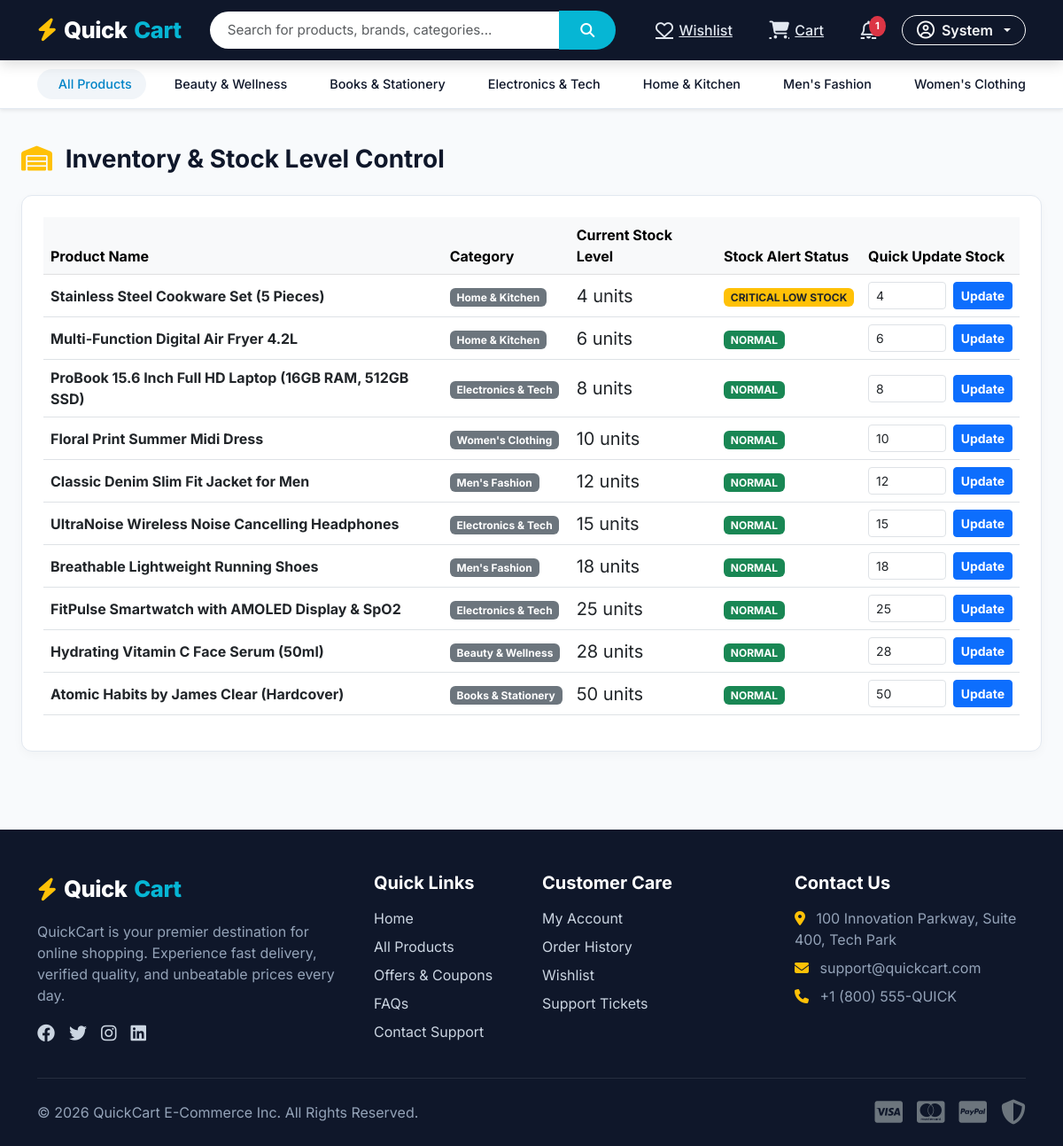
The page /dashboard/inventory/ (signed in) on the database its author committed.
### products/models.py (models this page shows, shortened)
class Category(models.Model):
    name = models.CharField(max_length=100, unique=True)
    slug = models.SlugField(max_length=120, unique=True, blank=True)
    description = models.TextField(blank=True)
    image = models.ImageField(upload_to='categories/', blank=True, null=True)
    created_at = models.DateTimeField(auto_now_add=True)
    class Meta:
        verbose_name_plural = "Categories"
        ordering = ['name']

class Product(models.Model):
    name = models.CharField(max_length=200)
    slug = models.SlugField(max_length=250, unique=True, blank=True)
    category = models.ForeignKey(Category, on_delete=models.CASCADE, related_name='products')
    description = models.TextField()
    price = models.DecimalField(max_digits=10, decimal_places=2)
    discount_percentage = models.PositiveIntegerField(default=0)
    final_price = models.DecimalField(max_digits=10, decimal_places=2, blank=True, null=True)
    brand = models.CharField(max_length=100)
    stock = models.PositiveIntegerField(default=0)
    sku = models.CharField(max_length=50, unique=True)
    main_image = models.ImageField(upload_to='products/')
    rating = models.DecimalField(max_digits=3, decimal_places=2, default=0.0)
    is_active = models.BooleanField(default=True)
    created_at = models.DateTimeField(auto_now_add=True)
    updated_at = models.DateTimeField(auto_now=True)
    class Meta:
        ordering = ['-created_at']

### dashboard/views.py (the view, shortened to what this page needs)
# urls.py: path('inventory/', views.dashboard_inventory_view, name='inventory'),
@staff_member_required
def dashboard_inventory_view(request):
    products = Product.objects.all().order_by('stock')
    return render(request, 'dashboard/inventory.html', {'products': products})

### quickcart/context_processors.py (called while the page is built)
def global_ecommerce_context(request):
    categories = Category.objects.all()
    cart_count = 0
    wishlist_count = 0
    unread_notifications_count = 0
    if request.user.is_authenticated:
        cart_count = CartItem.objects.filter(user=request.user).count()
        wishlist_count = Wishlist.objects.filter(user=request.user).count()
        unread_notifications_count = Notification.objects.filter(user=request.user, is_read=False).count()
    return {
        'nav_categories': categories,
        'cart_count': cart_count,
        'wishlist_count': wishlist_count,
        'unread_notifications_count': unread_notifications_count,
    }

### templates/dashboard/inventory.html (shortened to what this page needs)
{% extends 'base.html' %}
{% block content %}
<div class="container-fluid px-4 my-4">
    <h3 class="fw-bold mb-4"><i class="fa-solid fa-warehouse text-warning me-2"></i> Inventory & Stock Level Control</h3>
    <div class="qc-dashboard-card">
        <div class="table-responsive">
            <table class="table align-middle table-hover">
                <thead class="table-light">
                    <tr>
                        <th>Product Name</th>
                        <th>Category</th>
                        <th>Current Stock Level</th>
                        <th>Stock Alert Status</th>
                        <th>Quick Update Stock</th>
                    </tr>
                </thead>
                <tbody>
                    {% for prod in products %}
                        <tr>
                            <td class="fw-bold">{{ prod.name }}</td>
                            <td><span class="badge bg-secondary">{{ prod.category.name }}</span></td>
                            <td class="fw-extrabold fs-5">{{ prod.stock }} units</td>
                            <td>
                                {% if prod.stock == 0 %}
                                    <span class="badge bg-danger">OUT OF STOCK</span>
                                {% elif prod.stock <= 5 %}
                                    <span class="badge bg-warning text-dark">CRITICAL LOW STOCK</span>
                                {% else %}
                                    <span class="badge bg-success">NORMAL</span>
                                {% endif %}
                            </td>
                            <td>
                                <form method="POST" class="d-flex align-items-center gap-2">
                                    <input type="number" name="stock" class="form-control form-control-sm" value="{{ prod.stock }}" min="0" style="max-width: 90px;" required>
                                    <button type="submit" class="btn btn-sm btn-primary fw-bold">Update</button>
                                </form>
                            </td>
                        </tr>
                    {% endfor %}
                </tbody>
            </table>
        </div>
    </div>
</div>
{% endblock %}

### templates/base.html (shortened to what this page needs)
{% load static %}
<!DOCTYPE html>
<html lang="en">
<head>
    <link href="https://cdn.jsdelivr.net/npm/bootstrap@5.3.0/dist/css/bootstrap.min.css" rel="stylesheet">
    <link rel="stylesheet" href="https://cdnjs.cloudflare.com/ajax/libs/font-awesome/6.4.0/css/all.min.css">
    <link rel="stylesheet" href="{% static 'css/style.css' %}">
</head>
<body>
    <header class="qc-navbar">
        <div class="container">
            <div class="d-flex align-items-center justify-content-between flex-wrap gap-2">
                <a href="{% url 'home' %}" class="qc-brand">
                    <i class="fa-solid fa-bolt text-warning"></i> Quick<span>Cart</span>
                </a>
                <form action="{% url 'products:search' %}" method="GET" class="flex-grow-1 mx-lg-4 max-w-600" style="max-width: 550px;">
                    <div class="input-group">
                        <input type="text" name="q" class="form-control qc-search-input" placeholder="Search for products, brands, categories..." value="{{ request.GET.q|default:'' }}" required>
                        <button class="btn qc-search-btn" type="submit">
                            <i class="fa-solid fa-magnifying-glass"></i>
                        </button>
                    </div>
                </form>
                <div class="d-flex align-items-center gap-3">
                    {% if user.is_authenticated %}
                        <a href="{% url 'cart:wishlist' %}" class="qc-nav-link text-white" title="Wishlist">
                            <i class="fa-regular fa-heart fs-5"></i>
                            <span class="d-none d-md-inline">Wishlist</span>
                        </a>
                        <a href="{% url 'cart:cart' %}" class="qc-nav-link text-white" title="Cart">
                            <i class="fa-solid fa-cart-shopping fs-5"></i>
                            <span class="d-none d-md-inline">Cart</span>
                        </a>
                        <a href="{% url 'notifications:list' %}" class="qc-nav-link text-white" title="Notifications">
                            <i class="fa-regular fa-bell fs-5"></i>
                            {% if unread_notifications_count > 0 %}
                                <span class="qc-badge bg-danger">{{ unread_notifications_count }}</span>
                            {% endif %}
                        </a>
                        <div class="dropdown">
                            <button class="btn btn-outline-light dropdown-toggle rounded-pill px-3 py-1 fw-semibold d-flex align-items-center gap-2" type="button" data-bs-toggle="dropdown">
                                <i class="fa-regular fa-circle-user fs-5"></i>
                                <span>{{ user.first_name|default:user.username }}</span>
                            </button>
                        </div>
                    {% endif %}
                </div>
            </div>
        </div>
    </header>
    <nav class="qc-category-bar shadow-sm">
        <div class="container">
            <div class="d-flex align-items-center gap-2">
                <a href="{% url 'products:product_list' %}" class="qc-cat-item active">
                     All Products
                </a>
                {% for cat in nav_categories %}
                    <a href="{% url 'products:category' cat.slug %}" class="qc-cat-item">
                        {{ cat.name }}
                    </a>
                {% endfor %}
                <a href="{% url 'coupons:coupons_list' %}" class="qc-cat-item text-danger fw-bold ms-auto">
                </a>
            </div>
        </div>
    </nav>
    <main>
        {% block content %}{% endblock %}
    </main>
    <footer class="qc-footer">
        <div class="container">
            <div class="row g-4">
                <div class="col-lg-4 col-md-6">
                    <div class="qc-brand mb-3">
                        <i class="fa-solid fa-bolt text-warning"></i> Quick<span>Cart</span>
                    </div>
                    <p>QuickCart is your premier destination for online shopping. Experience fast delivery, verified quality, and unbeatable prices every day.</p>
                    <div class="d-flex gap-3 fs-5 mt-3">
                        <a href="#"><i class="fa-brands fa-facebook"></i></a>
                        <a href="#"><i class="fa-brands fa-twitter"></i></a>
                        <a href="#"><i class="fa-brands fa-instagram"></i></a>
                        <a href="#"><i class="fa-brands fa-linkedin"></i></a>
                    </div>
                </div>
                <div class="col-lg-2 col-md-6">
                    <h5>Quick Links</h5>
                    <ul class="list-unstyled d-flex flex-column gap-2">
                        <li><a href="{% url 'home' %}">Home</a></li>
                        <li><a href="{% url 'products:product_list' %}">All Products</a></li>
                        <li><a href="{% url 'coupons:coupons_list' %}">Offers & Coupons</a></li>
                        <li><a href="{% url 'support:faq' %}">FAQs</a></li>
                        <li><a href="{% url 'support:contact' %}">Contact Support</a></li>
                    </ul>
                </div>
                <div class="col-lg-3 col-md-6">
                    <h5>Customer Care</h5>
                    <ul class="list-unstyled d-flex flex-column gap-2">
                        <li><a href="{% url 'accounts:profile' %}">My Account</a></li>
                        <li><a href="{% url 'orders:my_orders' %}">Order History</a></li>
                        <li><a href="{% url 'cart:wishlist' %}">Wishlist</a></li>
                        <li><a href="{% url 'support:tickets' %}">Support Tickets</a></li>
                    </ul>
                </div>
                <div class="col-lg-3 col-md-6">
                    <h5>Contact Us</h5>
                    <p class="mb-2"><i class="fa-solid fa-location-dot me-2 text-warning"></i> 100 Innovation Parkway, Suite 400, Tech Park</p>
                    <p class="mb-2"><i class="fa-solid fa-envelope me-2 text-warning"></i> support@quickcart.com</p>
                    <p class="mb-2"><i class="fa-solid fa-phone me-2 text-warning"></i> +1 (800) 555-QUICK</p>
                </div>
            </div>
            <hr class="my-4 border-secondary">
            <div class="d-flex flex-column flex-md-row justify-content-between align-items-center text-center text-md-start">
                <p class="mb-0">&copy; 2026 QuickCart E-Commerce Inc. All Rights Reserved.</p>
                <div class="d-flex gap-3 fs-3 text-secondary mt-2 mt-md-0">
                    <i class="fa-brands fa-cc-visa"></i>
                    <i class="fa-brands fa-cc-mastercard"></i>
                    <i class="fa-brands fa-cc-paypal"></i>
                    <i class="fa-solid fa-shield-halved"></i>
                </div>
            </div>
        </div>
    </footer>
</body>
</html>

### static/css/style.css (style rules this page uses)
:root { --qc-primary: #0f172a; --qc-secondary: #1e293b; --qc-accent: #0284c7; --qc-cyan: #06b6d4; --qc-emerald: #10b981; --qc-coral: #f43f5e; --qc-amber: #f59e0b; --qc-bg-light: #f8fafc; --qc-card-bg: #ffffff; --qc-border: #e2e8f0; --qc-text-dark: #0f172a; --qc-text-muted: #64748b; }
body { font-family: 'Inter', system-ui, -apple-system, BlinkMacSystemFont, 'Segoe UI', Roboto, Oxygen, Ubuntu, Cantarell, sans-serif; background-color: var(--qc-bg-light); color: var(--qc-text-dark); margin: 0; padding: 0; display: flex; flex-direction: column; min-height: 100vh; }
main { flex: 1; }
.qc-navbar { background-color: var(--qc-primary); box-shadow: 0 4px 15px rgba(0, 0, 0, 0.15); padding: 0.75rem 0; position: sticky; top: 0; z-index: 1030; }
.qc-brand { font-weight: 800; font-size: 1.6rem; color: #ffffff; letter-spacing: -0.5px; text-decoration: none; display: flex; align-items: center; gap: 0.5rem; }
.qc-brand span { color: var(--qc-cyan); }
.qc-search-input { border-radius: 50px 0 0 50px; border: 1px solid transparent; padding: 0.6rem 1.2rem; font-size: 0.95rem; }
.qc-search-btn { border-radius: 0 50px 50px 0; background-color: var(--qc-cyan); color: #ffffff; border: none; padding: 0.6rem 1.5rem; transition: all 0.2s ease; }
.qc-nav-link { color: #e2e8f0 !important; font-weight: 500; padding: 0.5rem 0.8rem; border-radius: 8px; transition: all 0.2s ease; display: flex; align-items: center; gap: 0.4rem; position: relative; }
.qc-badge { position: absolute; top: 2px; right: 2px; background-color: var(--qc-coral); color: #ffffff; font-size: 0.7rem; font-weight: 700; border-radius: 50%; padding: 0.2rem 0.45rem; }
.qc-category-bar { background: #ffffff; border-bottom: 1px solid var(--qc-border); padding: 0.6rem 0; overflow-x: auto; white-space: nowrap; }
.qc-cat-item { display: inline-block; padding: 0.4rem 1rem; color: var(--qc-text-dark); font-weight: 500; font-size: 0.9rem; text-decoration: none; border-radius: 20px; transition: all 0.2s ease; margin-right: 0.5rem; }
.qc-cat-item:hover, .qc-cat-item.active { background-color: #f1f5f9; color: var(--qc-accent); }
.qc-footer { background-color: var(--qc-primary); color: #94a3b8; padding: 3rem 0 1.5rem 0; margin-top: 4rem; }
.qc-footer h5 { color: #ffffff; font-weight: 700; margin-bottom: 1rem; }
.qc-footer a { color: #cbd5e1; text-decoration: none; transition: color 0.2s ease; }
.qc-dashboard-card { background: #ffffff; border-radius: 12px; border: 1px solid var(--qc-border); padding: 1.5rem; box-shadow: 0 4px 12px rgba(0,0,0,0.03); }

### rows shown on the page
Category: name "Beauty & Wellness"
Category: name "Books & Stationery"
Category: name "Electronics & Tech"
Category: name "Home & Kitchen"
Category: name "Men's Fashion"
Category: name "Women's Clothing"
Product: name "Stainless Steel Cookware Set (5 Pieces)", category.name "Home & Kitchen", stock "4", shows "CRITICAL LOW STOCK"
Product: name "Multi-Function Digital Air Fryer 4.2L", category.name "Home & Kitchen", stock "6", shows "NORMAL"
Product: name "ProBook 15.6 Inch Full HD Laptop (16GB RAM, 512GB SSD)", category.name "Electronics & Tech", stock "8", shows "NORMAL"
Product: name "Floral Print Summer Midi Dress", category.name "Women's Clothing", stock "10", shows "NORMAL"
Product: name "Classic Denim Slim Fit Jacket for Men", category.name "Men's Fashion", stock "12", shows "NORMAL"
Product: name "UltraNoise Wireless Noise Cancelling Headphones", category.name "Electronics & Tech", stock "15", shows "NORMAL"
Product: name "Breathable Lightweight Running Shoes", category.name "Men's Fashion", stock "18", shows "NORMAL"
Product: name "FitPulse Smartwatch with AMOLED Display & SpO2", category.name "Electronics & Tech", stock "25", shows "NORMAL"
Product: name "Hydrating Vitamin C Face Serum (50ml)", category.name "Beauty & Wellness", stock "28", shows "NORMAL"
Product: name "Atomic Habits by James Clear (Hardcover)", category.name "Books & Stationery", stock "50", shows "NORMAL"

### other values the page prints
{{ unread_notifications_count }} "1"
{{ user.first_name|default:user.username }} "System"
